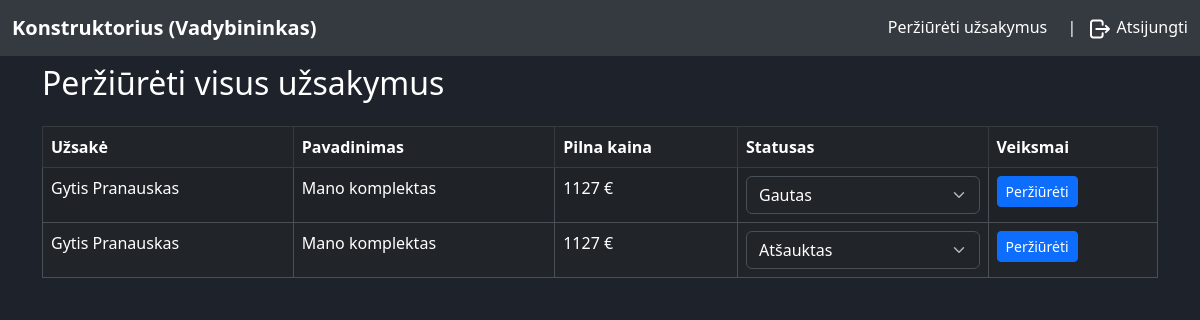
The app's page /orders (signed in) with its own data.
### tables this page shows
CREATE TABLE `order` (
  `id` int(11) NOT NULL,
  `ordered_by` int(11) NOT NULL,
  `total_price` int(11) NOT NULL,
  `order_status` int(11) NOT NULL,
  `assembly_id` int(11) NOT NULL
);

CREATE TABLE `user_assembly` (
  `id` int(11) NOT NULL,
  `fk_belongs_to` int(11) NOT NULL,
  `name` varchar(50) NOT NULL,
  `price` double NOT NULL,
  `device_id` int(11) NOT NULL,
  `processor_id` int(11) NOT NULL,
  `motherboard_id` int(11) NOT NULL,
  `screen_id` int(11) NOT NULL,
  `memory_id` int(11) NOT NULL,
  `graphics_card_id` int(11) NOT NULL,
  `storage_id` int(11) NOT NULL,
  `cooling_id` int(11) NOT NULL,
  `os_id` int(11) NOT NULL
);

### app/utils/utils.php (called while the page is built, shortened)
<?php
function isUserLoggedIn()
{
    return isset($_SESSION['user']);
}
function isUserInRole($roles)
{
    if (isUserLoggedIn()) {
        $userRole = $_SESSION['user']['role'];
        if (is_array($roles)) {
            return in_array($userRole, $roles);
        }
        return $userRole == $roles;
    }
    return false;
}

### app/models/Order.php (called while the page is built, shortened)
<?php
class Order
{
    private $mysqli;
    public function __construct($mysqli)
    {
        $this->mysqli = $mysqli;
    }
    public function getAllOrders()
    {
        $query = "
            SELECT
                o.id as order_id,
                o.total_price as price,
                asmbl.name as name,
                asmbl.id as assembly_id,
                os.name as order_status,
                u.id as ordered_by,
                CONCAT(u.name, ' ', u.lastname) as user_name
            FROM
                `order` o
            LEFT JOIN
                user_assembly asmbl ON o.assembly_id = asmbl.id
            LEFT JOIN
                order_states os ON o.order_status = os.id
            LEFT JOIN
                user u ON o.ordered_by = u.id
            ORDER BY
                o.order_status ASC";
        $stmt = $this->mysqli->prepare($query);
        $stmt->execute();
        $result = $stmt->get_result();
        $userOrders = $result->fetch_all(MYSQLI_ASSOC);
        return $userOrders;
    }
}

### app/views/orders.php (the view, shortened to what this page needs)
<!DOCTYPE html>
<html lang="en">
<head>
    <link href="https://cdn.jsdelivr.net/npm/bootstrap@5.3.0-alpha1/dist/css/bootstrap.min.css" rel="stylesheet">
    <link href="assets/css/styles.css" rel="stylesheet">
</head>
<body data-bs-theme="dark" class="text-white">
    <?php
    include 'app/views/header.php';
    $status_styles = [
        "Vykdomas" => "bg-warning text-dark",
        "Gautas" => "bg-info text-dark",
        "Priimtas" => "bg-success text-white",
        "Atšauktas" => "bg-danger text-white"
    ];
    ?>
    <div class="container">
        <h2 class="mt-2 mb-4"><?= isUserInRole([1]) ? "Peržiūrėti visus užsakymus" : "Peržiūrėti mano užsakymus" ?></h2>
        <div class="table-responsive">
            <table class="table table-striped table-hover table-bordered">
                <thead class="table-dark">
                    <tr>
                        <?php if (isUserInRole([1])): ?>
                            <th>Užsakė</th>
                        <?php endif; ?>
                        <th>Pavadinimas</th>
                        <th>Pilna kaina</th>
                        <th>Statusas</th>
                        <th>Veiksmai</th>
                    </tr>
                </thead>
                <tbody>
                    <?php if (isset($ordersData)) : ?>
                        <?php foreach ($ordersData as $order) : ?>
                            <tr>
                                <?php if (isUserInRole([1])): ?>
                                    <td class="text-white"><?= htmlspecialchars($order['user_name']); ?></td>
                                <?php endif; ?>
                                <td class="text-white"><?= htmlspecialchars($order['name']); ?></td>
                                <td class="text-white"><?= htmlspecialchars($order['price']); ?> €</td>
                                <td class="text-white">
                                    <?php
                                    $order_status = htmlspecialchars($order['order_status']);
                                    if (isset($status_styles[$order_status])) {
                                        $status_class = $status_styles[$order_status];
                                    } else {
                                        $status_class = "bg-secondary text-white";
                                    }
                                    ?>
                                    <?php if (isUserInRole([1])): ?>
                                        <select class="form-select bg-dark text-white order-status-select" data-order-id="<?= $order['order_id'] ?>" id="statusSelection <?= $order['order_id'] ?>" aria-label="Status select">
                                            <option value="2"
                                                <?php echo ($order_status == "Gautas") ? 'class="text-secondary" og-selection="true" selected' : ''; ?>>
                                                Gautas
                                            </option>
                                            <option value="4"
                                                <?php echo ($order_status == "Atšauktas") ? 'class="text-secondary" og-selection="true" selected' : ''; ?>>
                                                Atšauktas
                                            </option>
                                        </select>
                                    <?php else: ?>
                                        <span class="badge <?= $status_class; ?> "><?= $order_status; ?></span>
                                    <?php endif; ?>
                                </td>
                                <?php if (isUserInRole([3])): ?>
                                    <td>
                                        <div class="btn-group" role="group">
                                            <button class="btn btn-sm btn-danger cancel-order-btn" data-order-id="<?= htmlspecialchars($order['order_id']); ?>">Atšaukti</button>
                                        </div>
                                    </td>
                                <?php elseif (isUserInRole([1])): ?>
                                    <td>
                                        <div class="btn-group" role="group">
                                            <a href="/assembly-view?assembly_id=<?= htmlspecialchars($order['assembly_id']); ?>" class="btn btn-sm btn-primary" data-order-id="<?= htmlspecialchars($order['order_id']); ?>">Peržiūrėti</a>
                                        </div>
                                    </td>
                                <?php endif; ?>
                            </tr>
                        <?php endforeach; ?>
                    <?php else : ?>
                        <tr>
                            <td colspan="11" class="text-center">Nerasta jokių duomenų</td>
                        </tr>
                    <?php endif; ?>
                </tbody>
            </table>
        </div>
    </div>
</body>
</html>

### assets/css/styles.css (style rules this page uses)
body { height: 100vh; background-color: rgb(29, 34, 43); color: white; }
a { text-decoration: none; cursor: pointer; color: white; }

### records on screen
order: user_name "Gytis Pranauskas", assembly.name "Mano komplektas", total_price "1127", id "Gautas"
order: user_name "Gytis Pranauskas", assembly.name "Mano komplektas", total_price "1127", id "Atšauktas"

### other values on screen
$role "Vadybininkas"
